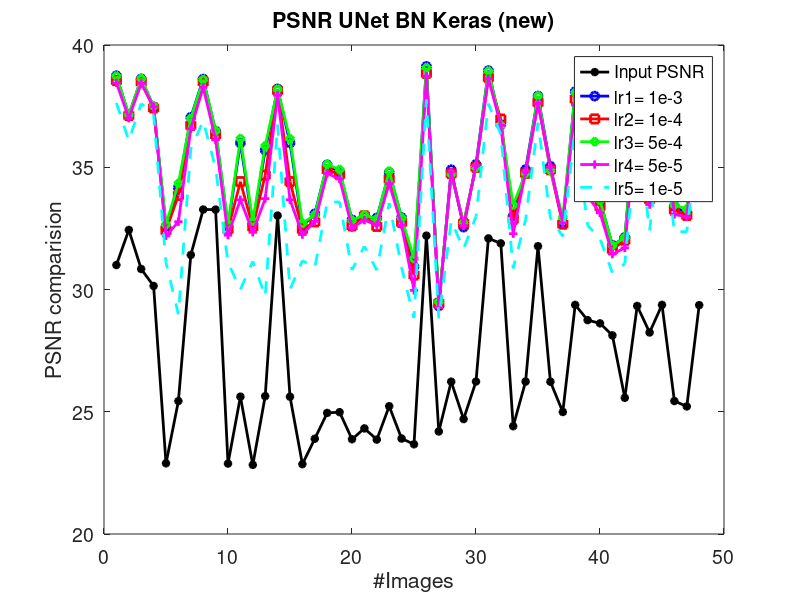

Here is the MATLAB script that generated this plot:
close all
clear variables
clc

%Varun Mannam
%date: taken from 29th Sep 2019
%date: 30th May 2020
%DnCNN model with diff lr in keras
%calculate the PSNR on test-mix data raw nbn

%new result with lr=1e-3 and diff LR values and weights initalization
%new result with lr=1e-4 and diff LR values and weights initalization
%new result with lr=5e-4 and diff LR values and weights initalization
%new result with lr=5e-5 and diff LR values and weights initalization
%new result with lr=1e-5 and diff LR values and weights initalization

format long
font = 14;
linewidth = 2;
format long;

input_snr = [31.0013994757380;32.4355944495239;30.8389376260123;30.1446963613668;22.8898419300006;25.4380806137492;31.4129562671116;33.2714634385635;33.2687423523874;22.8804735366571;25.6158044368661;22.8279560741158;25.6370939543658;33.0234393128250;25.6158044368661;22.8580037151022;23.8972761467197;24.9514139990449;24.9832541276875;23.8755250603244;24.3188985682586;23.8605156142818;25.2263003138287;23.9044985921393;23.6688313676180;32.2013251950805;24.1923646677596;26.2300198751109;24.7010303920376;26.2356203085374;32.0904729461831;31.8870667992703;24.4086429479671;26.2348882344496;31.7707628427737;26.2283210436201;24.9907764180876;29.3709502307532;28.7487655843002;28.6149527091447;28.1247666427617;25.5706915349250;29.3276646439983;28.2432957509904;29.3725190518817;25.4384495835989;25.2179004485139;29.3606855385532];
est_unet_bn_lr1 = [38.7426259270520;37.1270618679928;38.6147132420469;37.4654652296689;32.5566253828139;34.1634525158629;37.0417109635572;38.6057422822253;36.4754722371336;32.5887963208318;35.9942516495477;32.6744846348917;35.6974127545516;38.2025281021873;35.9942516495477;32.5873833722394;33.0936626678087;35.0971021155006;34.7983195150691;32.8494724206615;32.9795303795033;32.9261874812177;34.7802964107334;32.9419131493044;30.9358313819677;39.1230701970462;29.3281775337241;34.8997429538858;32.5532726570866;35.1162140846999;38.9528104738109;36.7462322529671;32.9995360432205;34.9061830881875;37.9129222208102;35.0397347415482;32.7293372515064;38.0940104800699;34.3552643677791;33.6362253705282;31.8094481972912;32.1283576212326;37.8567251575686;33.8059486403210;38.0080729580724;33.4005472792769;33.1158773982727;37.9894291669749];
est_unet_bn_lr2 = [38.5457224410139;37.1161795021423;38.4833285154908;37.4254928872610;32.4136669666856;33.8466971467859;36.7120751522168;38.4945675814007;36.3277836388395;32.4605909504623;34.4114553467239;32.5568351575848;34.6749117039777;38.1387298727815;34.4114553467239;32.4556760984523;32.7684893179818;34.8971967962096;34.6999843674444;32.6031687395999;33.0109643697924;32.5817860316573;34.5155807656161;32.7437830147336;30.5916742511224;38.8388192993304;29.4349116455298;34.7428507469775;32.7075377840624;34.9968784389942;38.6671411794118;36.9710656773484;32.8719313481999;34.7530906619681;37.6509311673953;34.8976791528928;32.6734867550249;37.7848334447473;34.0950819442161;33.3958492639172;31.6380253953803;32.0179817016514;37.5546670010937;33.6781526661506;37.7228841956296;33.2487167281554;33.0300989701706;37.6820139615477];
est_unet_bn_lr3 = [38.7282645896840;37.1430190205809;38.6284841215423;37.5008865456816;32.6590596525190;34.3418549809097;36.9971022324741;38.5856384574733;36.4881924613383;32.6660400818312;36.1685000051800;32.7991910967675;35.8736914023781;38.1888513306305;36.1685000051800;32.7097315950039;33.0505205147360;35.1199859635289;34.9057920272288;32.8284550681938;33.0491064214275;32.8867615591666;34.8402430786661;32.9255268163725;31.2616552096799;39.0728493326355;29.4941923411871;34.7209951892081;32.7389052953481;34.9925499434588;38.9373631952974;36.7151665481045;33.4545771493388;34.7495770699502;37.9172905078933;34.8725234146091;32.9553697654747;38.0595256663175;34.3857568130381;33.6457179360828;31.8020039449572;32.1218784134871;37.8214666629760;33.8793649642607;37.9742148508818;33.4582899627832;33.2880990860609;37.9464516787734];
est_unet_bn_lr4 = [38.4517554058088;37.0033275298127;38.4293591196554;37.4770036809134;32.1928633007751;32.7731842385651;36.5727307946539;38.2687805124724;36.1208202833342;32.2221936350791;33.6711293955764;32.3380073755085;33.7171786735163;37.9428709679926;33.6711293955764;32.2459669066092;32.7880101795682;34.7467639853211;34.5237071639885;32.5262300129260;32.8353433476027;32.6359171315156;34.3289031165277;32.6267032194929;29.9646038506535;38.7222709568487;29.2772149646590;34.8064621610446;32.6146446378347;35.0637488901737;38.6252266611300;36.7127802653610;32.2812761066092;34.8181913702369;37.6141890336818;34.9978140703786;32.7305663848352;37.5453797158445;33.8140334759653;33.1349192613246;31.4461269754024;31.7026922635174;37.3038829617086;33.4691439161731;37.4572559888840;33.0669406984120;32.9750655454445;37.4257238642492];
est_unet_bn_lr5 = [37.6322937742614;36.0879505011906;37.6071652888136;37.1436485496454;31.1000105956853;28.9821025243496;35.7495700292573;36.8989592390092;34.9642361105837;31.0999163975567;30.0053216737628;31.1510379010196;29.7240541834619;36.7404932490824;30.0053216737628;31.1842522946465;30.9021566584994;33.5627004917935;33.5832840236539;30.7983886009061;31.7693841297564;30.7897052341277;33.5352069343985;30.8944654691972;28.8298773872646;37.7685527938355;28.8161187112068;32.7965679172418;31.6680684176691;32.9802630728746;37.6027443504583;36.3470764123206;30.8635754072503;32.8619985682081;36.8222351240295;32.9252689744566;32.1667481383683;36.6524313641110;32.6269308683922;32.0727219086040;30.6840462442496;31.0552944841817;36.5185554413574;32.4174905694412;36.6055230420933;32.3686245909421;32.3642069779847;36.6168718413487];


x=[1:48]';
% figure, 
% plot(x,input_snr,'k*-', 'Linewidth', linewidth);
% hold on
% plot(x,est_lr1,'bo-', 'Linewidth', linewidth);
% plot(x,est_lr2,'rs-', 'Linewidth', linewidth);
% plot(x,est_lr3,'gd-', 'Linewidth', linewidth);
% xlabel('Input PSNR');
% ylabel('PSNR comparision');
% title('Validation loss DnCNN Keras');
% legend('lr1= 1e-4', 'lr2= 5e-4', 'lr3= 1e-3', 'Location', 'best');
% %colormap(gray); colorbar;
% set(gca,'FontSize',font);


figure, 
plot(x,input_snr,'k*-', 'Linewidth', linewidth);
hold on
plot(x,est_unet_bn_lr1,'bo-', 'Linewidth', linewidth);
plot(x,est_unet_bn_lr2,'rs-', 'Linewidth', linewidth);
plot(x,est_unet_bn_lr3,'gd-', 'Linewidth', linewidth);
plot(x,est_unet_bn_lr4,'m+-', 'Linewidth', linewidth);
plot(x,est_unet_bn_lr5,'c--', 'Linewidth', linewidth);
xlabel('#Images');
ylabel('PSNR comparision');
title('PSNR UNet BN Keras (new)');
legend('Input PSNR', 'lr1= 1e-3', 'lr2= 1e-4', 'lr3= 5e-4', 'lr4= 5e-5', 'lr5= 1e-5','Location', 'best');
%colormap(gray); colorbar;
set(gca,'FontSize',font);